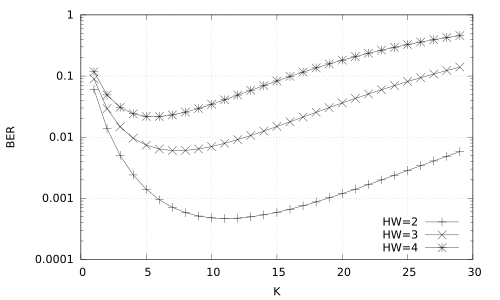

Write gnuplot code to recreate this figure.
#!/usr/bin/gnuplot -persist
#
#    
#    	G N U P L O T
#    	Version 4.6 patchlevel 4    last modified 2013-10-02 
#    	Build System: Linux x86_64
#    
#    	Copyright (C) 1986-1993, 1998, 2004, 2007-2013
#    	Thomas Williams, Colin Kelley and many others
#    
#    	gnuplot home:     http://www.gnuplot.info
#    	faq, bugs, etc:   type "help FAQ"
#    	immediate help:   type "help"  (plot window: hit 'h')
# set terminal wxt 0
# set output
unset clip points
set clip one
unset clip two
set bar 1.000000 front
set border 31 front linetype -1 linewidth 1.000
set timefmt z "%d/%m/%y,%H:%M"
set zdata 
set timefmt y "%d/%m/%y,%H:%M"
set ydata 
set timefmt x "%d/%m/%y,%H:%M"
set xdata 
set timefmt cb "%d/%m/%y,%H:%M"
set timefmt y2 "%d/%m/%y,%H:%M"
set y2data 
set timefmt x2 "%d/%m/%y,%H:%M"
set x2data 
set boxwidth
set style fill  empty border
set style rectangle back fc lt -3 fillstyle   solid 1.00 border lt -1
set style circle radius graph 0.02, first 0, 0 
set style ellipse size graph 0.05, 0.03, first 0 angle 0 units xy
set dummy x,y
set format x "% g"
set format y "% g"
set format x2 "% g"
set format y2 "% g"
set format z "% g"
set format cb "% g"
set format r "% g"
set angles radians
unset grid
set raxis
set key title ""
set key inside right bottom vertical Right noreverse enhanced autotitles nobox
set key noinvert samplen 4 spacing 1 width 0 height 0 
set key maxcolumns 0 maxrows 0
set key noopaque
unset label
unset arrow
set style increment default
unset style line
unset style arrow
set style histogram clustered gap 2 title  offset character 0, 0, 0
unset logscale
set logscale y 10
set offsets 0, 0, 0, 0
set pointsize 1
set pointintervalbox 1
set encoding default
unset polar
unset parametric
unset decimalsign
set view 60, 30, 1, 1
set samples 100, 100
set isosamples 10, 10
set surface
unset contour
set clabel '%8.3g'
set mapping cartesian
set datafile separator whitespace
unset hidden3d
set cntrparam order 4
set cntrparam linear
set cntrparam levels auto 5
set cntrparam points 5
set size ratio 0 1,1
set origin 0,0
set style data points
set style function lines
set xzeroaxis linetype -2 linewidth 1.000
set yzeroaxis linetype -2 linewidth 1.000
set zzeroaxis linetype -2 linewidth 1.000
set x2zeroaxis linetype -2 linewidth 1.000
set y2zeroaxis linetype -2 linewidth 1.000
set ticslevel 0.5
set mxtics default
set mytics default
set mztics default
set mx2tics default
set my2tics default
set mcbtics default
set xtics border in scale 1,0.5 mirror norotate  offset character 0, 0, 0 autojustify
set xtics autofreq  norangelimit
set ytics border in scale 1,0.5 mirror norotate  offset character 0, 0, 0 autojustify
set ytics autofreq  norangelimit
set ztics border in scale 1,0.5 nomirror norotate  offset character 0, 0, 0 autojustify
set ztics autofreq  norangelimit
set nox2tics
set noy2tics
set cbtics border in scale 1,0.5 mirror norotate  offset character 0, 0, 0 autojustify
set cbtics autofreq  norangelimit
set rtics axis in scale 1,0.5 nomirror norotate  offset character 0, 0, 0 autojustify
set rtics autofreq  norangelimit
set title "" 
set title  offset character 0, 0, 0 font "" norotate
set timestamp bottom 
set timestamp "" 
set timestamp  offset character 0, 0, 0 font "" norotate
set rrange [ * : * ] noreverse nowriteback
set trange [ * : * ] noreverse nowriteback
set urange [ * : * ] noreverse nowriteback
set vrange [ * : * ] noreverse nowriteback
set xlabel "K" 
set xlabel  offset character 0, 0, 0 font "" textcolor lt -1 norotate
set x2label "" 
set x2label  offset character 0, 0, 0 font "" textcolor lt -1 norotate
set xrange [ * : * ] noreverse nowriteback
set x2range [ * : * ] noreverse nowriteback
set ylabel "BER" 
set ylabel  offset character 0, 0, 0 font "" textcolor lt -1 rotate by -270
set y2label "" 
set y2label  offset character 0, 0, 0 font "" textcolor lt -1 rotate by -270
set yrange [ * : * ] noreverse nowriteback
set y2range [ * : * ] noreverse nowriteback
set zlabel "" 
set zlabel  offset character 0, 0, 0 font "" textcolor lt -1 norotate
set zrange [ * : * ] noreverse nowriteback
set cblabel "" 
set cblabel  offset character 0, 0, 0 font "" textcolor lt -1 rotate by -270
set cbrange [ * : * ] noreverse nowriteback
set zero 1e-08
set lmargin  -1
set bmargin  -1
set rmargin  -1
set tmargin  -1
set locale "en_US.UTF-8"
set pm3d explicit at s
set pm3d scansautomatic
set pm3d interpolate 1,1 flush begin noftriangles nohidden3d corners2color mean
set palette positive nops_allcF maxcolors 0 gamma 1.5 color model RGB 
set palette rgbformulae 7, 5, 15
set colorbox default
set colorbox vertical origin screen 0.9, 0.2, 0 size screen 0.05, 0.6, 0 front bdefault
set style boxplot candles range  1.50 outliers pt 7 separation 1 labels auto unsorted
set loadpath 
set fontpath 
set psdir
set fit noerrorvariables
GNUTERM = "wxt"
plot "./a.dat" using 1:2 with linesp title "HW=2", "./a.dat" using 1:3 with linesp title "HW=3", "./a.dat" using 1:4 with linesp title "HW=4"
#    EOF
